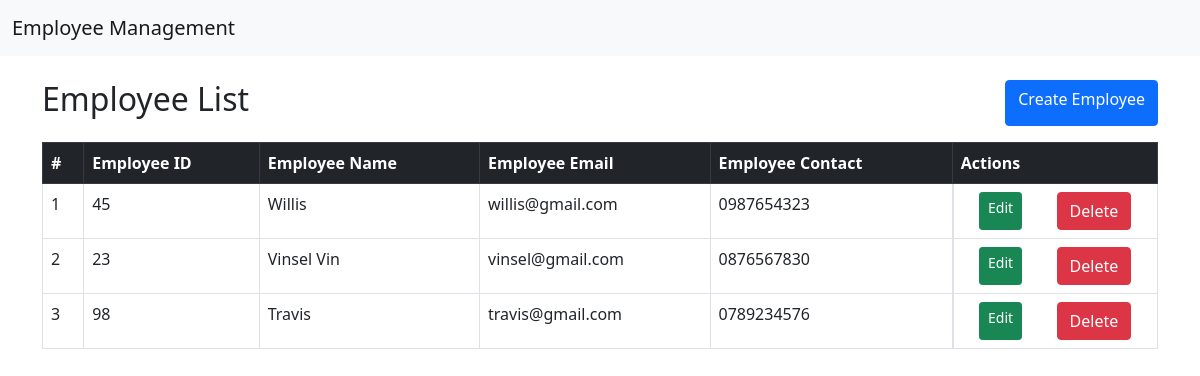
The page / on the database its author committed.
### application/models.py (models this page shows, shortened)
class Employee(models.Model):
    employee_id = models.CharField(max_length=10, primary_key=True)
    employee_name = models.CharField(max_length=100)
    employee_email = models.EmailField()
    employee_contact = models.CharField(max_length=15)

### application/views.py (the view)
# urls.py: path('', list_employees, name='list'),
def list_employees(request):
    employees = Employee.objects.all()
    return render(request, 'list.html', {'employees': employees})

### application/templates/list.html (shortened to what this page needs)
{% extends "base.html" %}
{% block content %}
<div class="d-flex justify-content-between mb-3">
    <h2>Employee List</h2>
    <a class="btn btn-primary" href="{% url 'create' %}" >Create Employee</a>
</div>
<table class="table table-bordered">
    <thead class="table-dark">
        <tr>
            <th>#</th>
            <th>Employee ID</th>
            <th>Employee Name</th>
            <th>Employee Email</th>
            <th>Employee Contact</th>
            <th>Actions</th>
        </tr>
    </thead>
    <tbody>
        {% if employees %}
        {% for employee in employees %}
        <tr>
            <td>{{ forloop.counter }}</td>
            <td>{{ employee.employee_id }}</td>
            <td>{{ employee.employee_name }}</td>
            <td>{{ employee.employee_email }}</td>
            <td>{{ employee.employee_contact }}</td>
            <td class="d-flex justify-content-around">
                <a class="btn btn-success btn-sm" href="{% url 'update' employee.pk %}">Edit</a>
                <button class="btn btn-danger" data-bs-toggle="modal"
                        data-bs-target="#deleteModal"
                        data-id="{{ employee.pk }}">Delete</button>
            </td>
        </tr>
        {% endfor %}
        {% else %}
        <tr>
            <td colspan="6" class="text-center">No employee found....</td>
        </tr>
        {% endif %}
    </tbody>
    </table>
{% endblock %}

### rows shown on the page
Employee: employee_id "45", employee_name "Willis", employee_email "willis@gmail.com", employee_contact "0987654323"
Employee: employee_id "23", employee_name "Vinsel Vin", employee_email "vinsel@gmail.com", employee_contact "0876567830"
Employee: employee_id "98", employee_name "Travis", employee_email "travis@gmail.com", employee_contact "0789234576"
